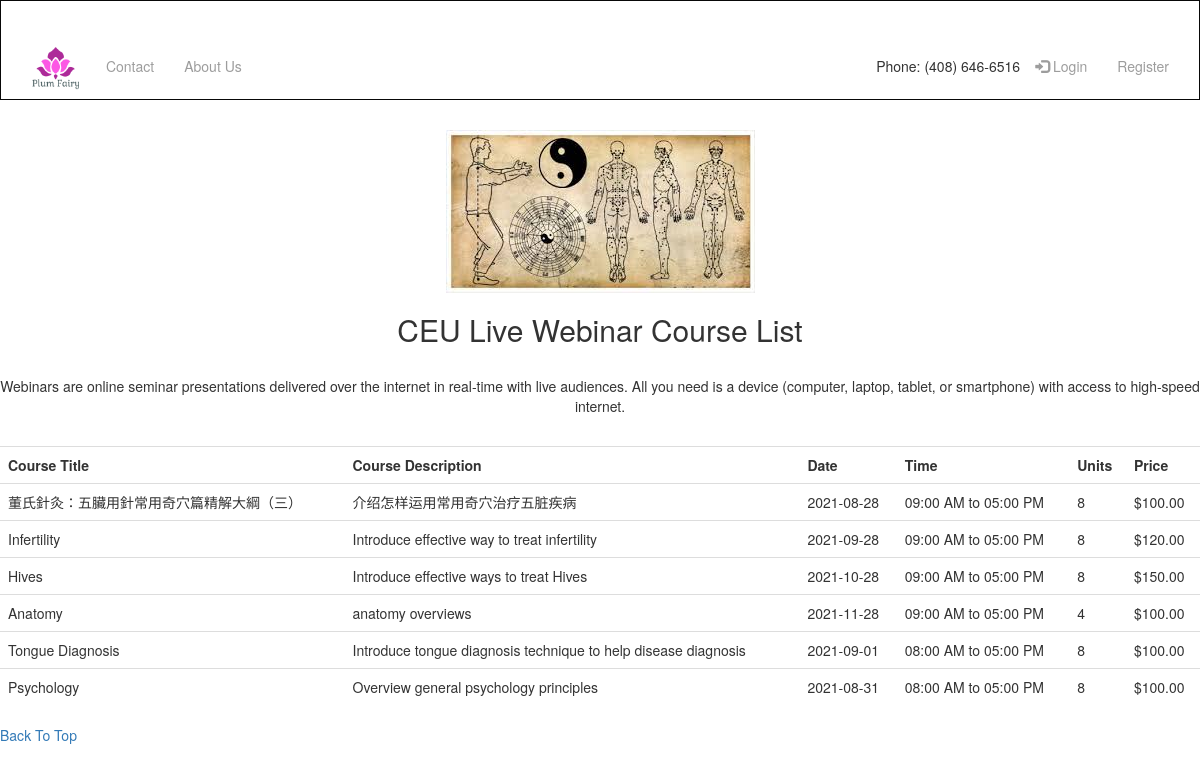
The page / on the database its author committed.
### ceuApp/models.py (models this page shows)
class Course(models.Model):
    name=models.CharField(max_length=255)
    desc=models.TextField()
    date=models.DateField()
    start_time=models.TimeField()
    end_time=models.TimeField()
    unit=models.IntegerField()
    price=models.DecimalField(max_digits=8, decimal_places=2)
    created_at = models.DateTimeField(auto_now_add=True)
    updated_at = models.DateTimeField(auto_now=True)

### ceuApp/views.py (the view)
# urls.py: path('', views.index),
def index(request):
    request.session.pop('my_courses', None)
    request.session.pop('courses', None)
    courses = []
    my_courses = []
    user_courses = []
    if 'user_id' in request.session:
        user_courses = User.objects.get(id=request.session['user_id']).courses.all()
    for x in Course.objects.all():
        course = {
            'name': x.name,
            'desc': x.desc,
            'date': str(x.date),
            'start_time': x.start_time.strftime('%#I:%M %p'),
            'end_time': x.end_time.strftime('%#I:%M %p'),
            'unit': x.unit,
            'price': str(x.price),
            'id': x.id,
        }
        if x in user_courses:
            my_courses.append(course)
        else:
            courses.append(course)
    request.session['courses'] = courses
    if 'user_id' in request.session:
        request.session['admin'] = User.objects.get(id=request.session['user_id']).admin
    if len(my_courses) > 0:
        request.session['my_courses'] = my_courses
    return render(request, "course.html")

### ceuApp/templates/course.html (shortened to what this page needs)
<!DOCTYPE html>
<html lang="en">
<head>
    <link rel="stylesheet" href="https://maxcdn.bootstrapcdn.com/bootstrap/3.4.1/css/bootstrap.min.css">
                {% load static %}
    <!-- {% load static %}
    <link rel="stylesheet" href="{% static 'style.css' %}"> -->
</head>
<body>
    <nav class="navbar navbar-inverse">
        <div class="container-fluid">
          <div class="navbar-header">
            <a href="/home"><img class="logo center-block" src="/static/newnewlogo.png">  </a>
          </div>
          <div class="collapse navbar-collapse" id="myNavbar">
            <ul class="nav navbar-nav">
              <li><a href="/contact">Contact</a></li>
              <li><a href="/about">About Us</a></li>
            </ul>
            <ul class="nav navbar-nav navbar-right">
                <li><h5 class="phone">Phone: (408) 646-6516</h5></li>
                {% if not request.session.user_id %}
                <li><a href="/login"><span class="glyphicon glyphicon-log-in"></span> Login</a></li>
                <li><a href="/register">Register</a></li>
                {% endif %}
              </ul>
          </div>
        </div>
      </nav>
            <div class="section">
                <img class="course-icon" src="/static/Qigong.jpg" alt="Qigong">
                <h2 class="table-banner">CEU Live Webinar Course List</h2><br>
                <p class="webinars">Webinars are online seminar presentations delivered over the internet in real-time with live
                    audiences.
                    All you need is a device (computer, laptop, tablet, or smartphone) with access to high-speed
                    internet.</p><br>
                <table class="table table-hover">
                    <tr>
                        <th>Course Title</th>
                        <th>Course Description</th>
                        <th>Date</th>
                        <th>Time</th>
                        <th>Units</th>
                        <th>Price</th>
                    </tr>
                    {% for course in request.session.courses %}
                    <tr>
                        <td>{{course.name}}</td>
                        <td>{{course.desc}}</td>
                        <td>{{course.date}}</td>
                        <td>{{course.start_time}} to {{course.end_time}}</td>
                        <td>{{course.unit}}</td>
                        <td>${{course.price}}</td>
                    </tr>
                    {% endfor %}
                </table>
            </div>
        <div class="footer">
            <a href="#top">Back To Top</a>
        </div>
</body>
</html>

### rows shown on the page
Course: name "董氏針灸：五臟用針常用奇穴篇精解大綱（三）", desc "介绍怎样运用常用奇穴治疗五脏疾病", date "2021-08-28", start_time "09:00 AM", end_time "05:00 PM", unit "8", price "100.00"
Course: name "Infertility", desc "Introduce effective way to treat infertility", date "2021-09-28", start_time "09:00 AM", end_time "05:00 PM", unit "8", price "120.00"
Course: name "Hives", desc "Introduce effective ways to treat Hives", date "2021-10-28", start_time "09:00 AM", end_time "05:00 PM", unit "8", price "150.00"
Course: name "Anatomy", desc "anatomy overviews", date "2021-11-28", start_time "09:00 AM", end_time "05:00 PM", unit "4", price "100.00"
Course: name "Tongue Diagnosis", desc "Introduce tongue diagnosis technique to help disease diagnosis", date "2021-09-01", start_time "08:00 AM", end_time "05:00 PM", unit "8", price "100.00"
Course: name "Psychology", desc "Overview general psychology principles", date "2021-08-31", start_time "08:00 AM", end_time "05:00 PM", unit "8", price "100.00"
